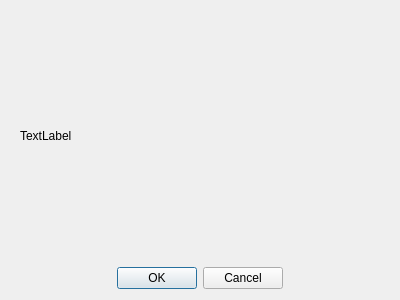
<?xml version="1.0" encoding="UTF-8"?>
<ui version="4.0">
 <class>PeerSelectionDialog</class>
 <widget class="QDialog" name="PeerSelectionDialog">
  <property name="geometry">
   <rect>
    <x>0</x>
    <y>0</y>
    <width>400</width>
    <height>300</height>
   </rect>
  </property>
  <property name="windowTitle">
   <string>Dialog</string>
  </property>
  <layout class="QVBoxLayout" name="verticalLayout">
   <item>
    <widget class="QWidget" name="peerListWidget" native="true">
     <layout class="QVBoxLayout" name="verticalLayout_2">
      <item>
       <widget class="QLabel" name="debugLabel">
        <property name="text">
         <string>TextLabel</string>
        </property>
       </widget>
      </item>
     </layout>
    </widget>
   </item>
   <item>
    <widget class="QDialogButtonBox" name="buttonBox">
     <property name="standardButtons">
      <set>QDialogButtonBox::Cancel|QDialogButtonBox::Ok</set>
     </property>
     <property name="centerButtons">
      <bool>true</bool>
     </property>
    </widget>
   </item>
  </layout>
 </widget>
 <resources/>
 <connections/>
</ui>
